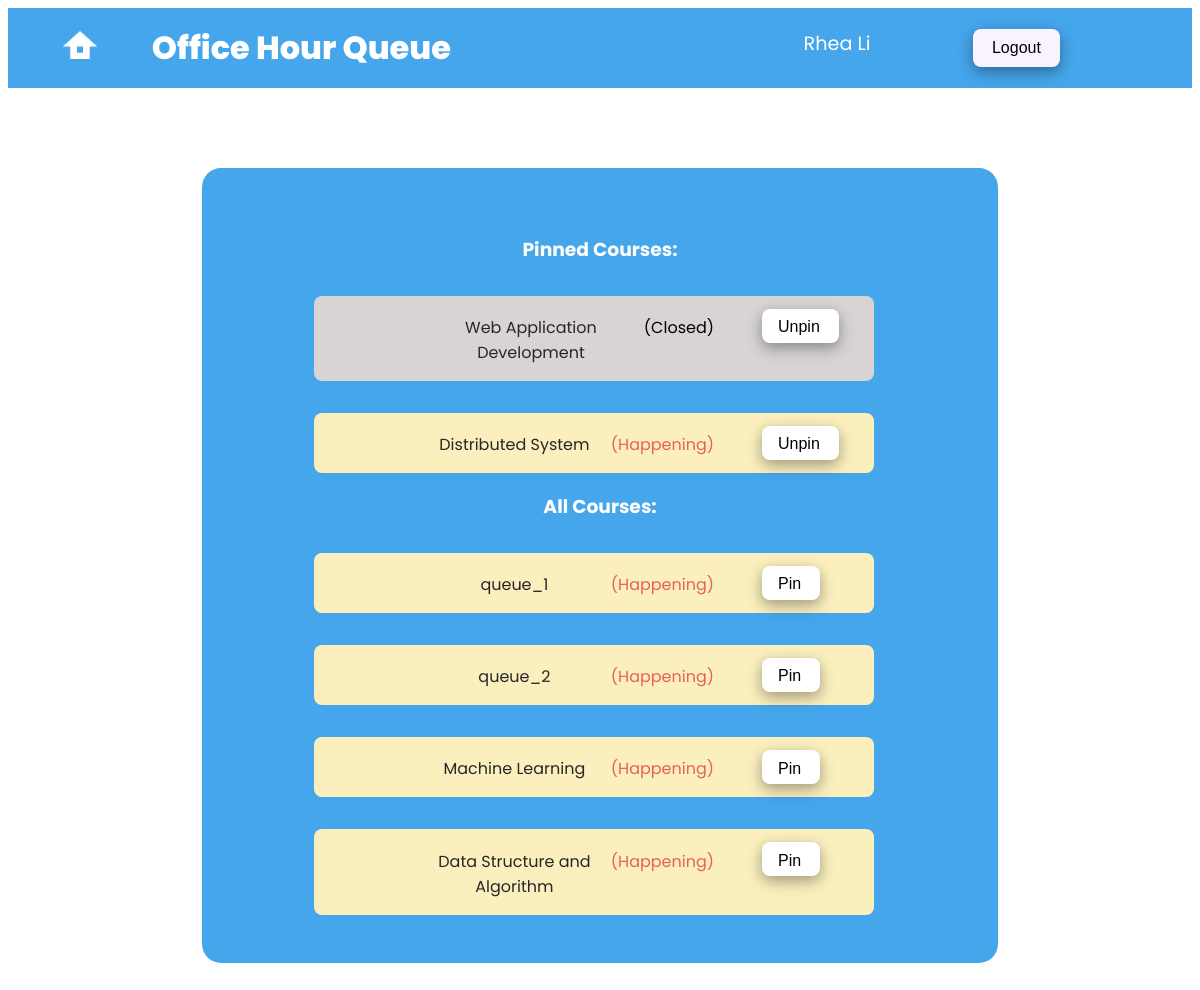
Screenshot of /courses (signed in) with the database file from the repository.
### ohq/models.py (models this page shows, shortened)
class Queue(models.Model):
    name = models.CharField(max_length=20, unique=True)
    enabled = models.BooleanField()

### ohq/views.py (the view)
# urls.py: path('courses', views.courses_page, name='courses'),
@login_required
def courses_page(request):
    pinned_course = PinnedQueue.objects.filter(
        user_id__exact=request.user.id
    )
    pinned_course_list = []
    if pinned_course.count() > 0:
        pinned_course_list = pinned_course[0].pinned_course_list.all()
    unpinned_course_list = []
    for course in Queue.objects.all():
        if course not in pinned_course_list:
            unpinned_course_list.append(course)
    return render(request, 'ohq/courses.html',
                  {'unpinned_course': unpinned_course_list, 'pinned_course': pinned_course_list})

### ohq/templates/ohq/courses.html (shortened to what this page needs)
<!DOCTYPE html>
<html lang="en">
<head>
    {% load static %}
    <link href="{% static 'ohq/course.css' %}" rel="stylesheet" type="text/css">
</head>
<body>
        <div class='container'>
            <div class="container-item1" style="flex-basis: 10px; flex-grow: 2;">
                <a class="line-logo"><img src="/static/ohq/side-logo.png" alt='logo' class='logo' width="40px" height="28px"></a>
                <a class="ohq-text">Office Hour Queue</a>
            </div>
            <div class="container-item2" style="flex-basis: 10px; flex-grow: 1;">
                <a class="user-name"> {{ user.first_name }} {{ user.last_name }}</a>
                <a  href="{% url 'logout' %}"><button class="logout-button">Logout</button></a>
            </div>
        </div>
        <div class="courses-list-div">
            <div class="pinned-course-div">
            <h3> Pinned Courses: </h3>
                {% for course in pinned_course %}
                {% if course.enabled %}
                <div class="enabled-course-container">
                    <div class="course-name-container">
                        <a class="course-name" href="{% url 'role-redirect' course.id %}">
                            {{course.name}}
                        </a>
                        <a class="class-happening"> (Happening) </a>
                    </div>
                    <div class="unpin-container">
                        <form class="pin-course" action="{% url 'pin_course' course.id %}" method="post">
                            <button class="pin-button">Unpin</button>
                        </form>
                    </div>
            </div>
            {% else %}
            <div class="disabled-course-container">
                <div class="course-name-container">
                    <a class="course-name" href="{% url 'role-redirect' course.id %}">
                        {{course.name}}
                    </a>
                    <a class="class-closed"> (Closed) </a>
               </div>
                <div class="unpin-container">
                    <form class="pin-course" action="{% url 'pin_course' course.id %}" method="post">
                        <button class="pin-button">Unpin</button>
                    </form>
                </div>
            </div>
            {% endif %}
             {% endfor %}
            </div>
            <div class="unpinned-course-div">
            <h3> All Courses: </h3>
                {% for course in unpinned_course %}
                {% if course.enabled %}
                <div class="enabled-course-container">
                <div class="course-name-container">
                    <a class="course-name" href="{% url 'role-redirect' course.id %}">
                        {{course.name}}
                    </a>
                    <a class="class-happening"> (Happening) </a>
               </div>
                <div class="unpin-container">
                    <form class="pin-course" action="{% url 'pin_course' course.id %}" method="post">
                        <button class="pin-button">Pin</button>
                    </form>
                </div>
            </div>
            {% endif %}
            {% endfor %}
            </div>
        </div>
</body>

### ohq/static/ohq/course.css (style rules this page uses)
body { background:white; font-family: 'Poppins', sans-serif; }
.ohq-text { min-width: 350px; }
.container { background-color: #46A6EB; height: 5em; display: flex; flex-direction: row; flex-wrap: nowrap; justify-content: space-around; align-items: center; min-width: 1000px; }
.container-item1 { color: white; text-align: center; width: 10em; line-height: 200%; font-weight: 800; font-size: 2em; flex-basis: 10em; display: flex; align-items: center; }
.container-item2 { display:flex; min-width: 200px; float: right; }
.line-logo { text-align: center; margin-left:1em; margin-right:0.2em; min-width: 80px; }
.user-name { color: white; font-size: 1.2em; margin:0px 1em 0em 0.5em; min-width: 150px; float: right; }
.logout-button { text-align: center; color:black; background-color: #FAF3FF; border: 0.5em; border-radius: 0.5em; padding: 0.6em 1.2em 0.6em 1.2em; font-size: 1em; margin:0em 1.5em 0em 0em; transition-duration: 0.4s; cursor: pointer; box-shadow: 0 4px 12px 0 rgba(0,0,0,0.2), 0 6px 18px 0 rgba(0,0,0,0.19); }
.courses-list-div { text-align: center; color:white; background-color: #46A6EB; min-height:25em; height: fit-content; width:50%; margin:5em auto; border: 0.5em; border-radius: 1.2em; padding: 3em 3em 3em 3em; min-width: 700px; }
.enabled-course-container { margin-left:4em; text-align: center; height:auto; width:80%; border-radius: 0.5em; display: flex; margin-top:2em; background-color: #faefbd; }
.class-happening { margin-left: 0.5em; color: rgb(231, 95, 95) }
.class-closed { margin-left: 0.5em; }
.disabled-course-container { margin-left:4em; text-align: center; color: black; background-color: rgb(216, 212, 212); height:auto; width:80%; border-radius: 0.5em; display: flex; margin-top:2em; }
.course-name-container { margin-left: 7em; margin-right:3em; margin-top:1.2em; margin-bottom:1em; display: flex; width: 80%; }
.pin-button { margin-top: 0.8em; margin-right:4em; text-align: center; color:black; background-color: white; border: 0.5em; border-radius: 0.5em; padding: 0.6em 1.2em 0.4em 1em; font-size: 1em; transition-duration: 0.4s; cursor: pointer; box-shadow: 0 4px 12px 0 rgba(0,0,0,0.2), 0 6px 18px 0 rgba(0,0,0,0.19); }
.unpin-container { width: 20%; }
.course-name { margin: auto; text-decoration: none; color:rgb(40, 39, 39); }

### rows the page displays
Queue: name "Web Application Development"
Queue: name "Distributed System"
Queue: name "queue_1"
Queue: name "queue_2"
Queue: name "Machine Learning"
Queue: name "Data Structure and Algorithm"

### other values shown
{{ user.first_name }} "Rhea"
{{ user.last_name }} "Li"
